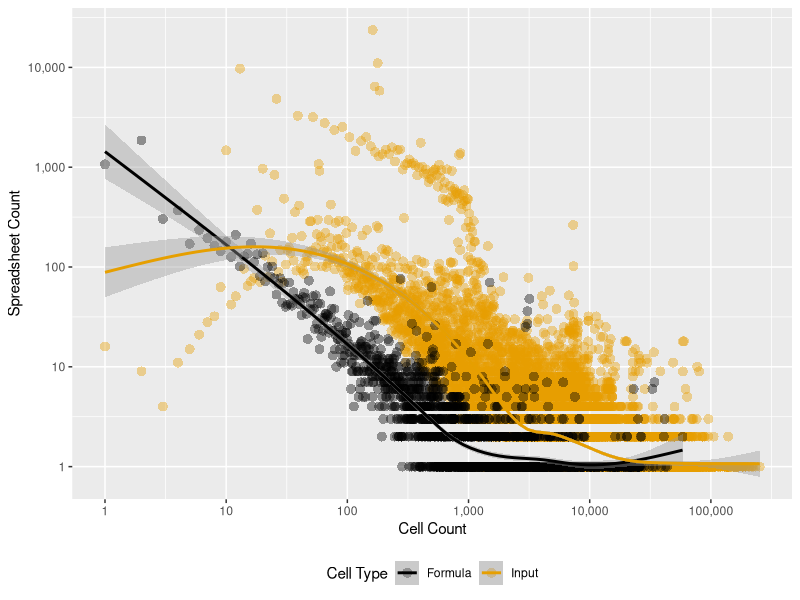
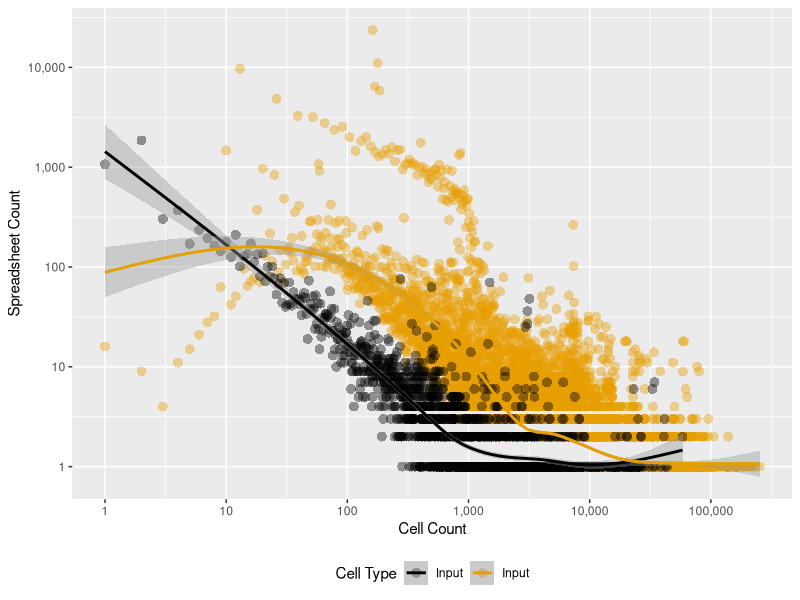

The R source for these figures, in order:
library("ggplot2")
library("scales")

file.read <- read.csv('input_and_formula_cells.csv')

#p1 <- ggplot(fc, aes(N, COUNT)) + geom_point(shape=19, alpha=1/4) + scale_x_log10() + 
#  scale_y_log10() +  geom_smooth()

cbbPalette <- c("#000000", "#E69F00", "#56B4E9", "#009E73", "#F0E442", "#0072B2", "#D55E00", "#CC79A7")

xbreaks <- c(1,10,100,1000,10000,100000)
ybreaks <- c(1,10,100,1000,10000,100000)

p2 <- ggplot(file.read, aes(x = N, y = COUNT, color = CATEGORY)) + scale_colour_manual(name="Cell Type",values=cbbPalette,labels=c("Formula", "Input")) + scale_shape_manual(name="Cell Type", values=c(16,16),labels=c("Formula", "Input")) + 
  geom_point(size=3, alpha=0.4, aes(shape = CATEGORY)) + scale_x_log10(breaks=xbreaks,labels=comma) + scale_y_log10(breaks=ybreaks,labels=comma) + geom_smooth(level = 0.99) +
  xlab("Cell Count") + ylab("Spreadsheet Count") + theme(legend.position="bottom")
plot(p2)
# + theme(legend.position=c(.9, .8))

#+ geom_point(shape=1, size=I(2), alpha = I(0.5)) + scale_x_log10() + 
#  scale_y_log10() + xlab("Count of Non-Empty Cells") + ylab("Count of Spreadsheets")


p2 <- ggplot(file.read, aes(x = N, y = COUNT, color = CATEGORY)) + scale_colour_manual(name="Cell Type",values=cbbPalette,labels=c("Input", "Input")) + scale_shape_manual(name="Cell Type", values=c(16,16),labels=c("Input", "Input")) + 
  geom_point(size=3, alpha=0.4, aes(shape = CATEGORY)) + scale_x_log10(breaks=xbreaks,labels=comma) + scale_y_log10(breaks=ybreaks,labels=comma) + geom_smooth(level = 0.99) +
  xlab("Cell Count") + ylab("Spreadsheet Count") + theme(legend.position="bottom")
plot(p2)
